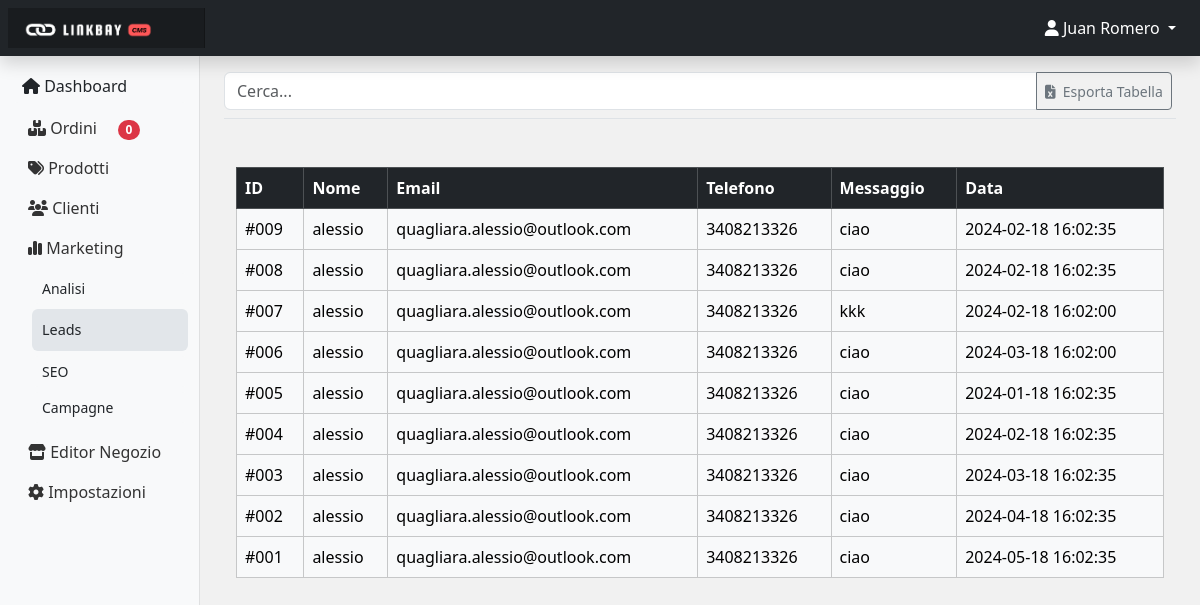
Page /admin/ui/leads.php (signed in) on the committed database.
### tables this page shows
CREATE TABLE `leads` (
  `lead` int(11) NOT NULL,
  `nome` varchar(255) NOT NULL,
  `email` varchar(255) NOT NULL,
  `telefono` varchar(255) NOT NULL,
  `messaggio` text NOT NULL,
  `data_rec` datetime NOT NULL
);

### app.php (the view, shortened to what this page needs)
<?php
function listaLeads() {
    require '../../conn.php';
    $html = '<div class="container mt-5">';
    $html .= '<div class="table-responsive">';
    $html .= '<table class="table table-bordered table-hover" id="myTable">';
    $html .= '<thead class="table-dark">';
    $html .= '<tr>';
    $html .= '<th>ID</th>';
    $html .= '<th>Nome</th>';
    $html .= '<th>Email</th>';
    $html .= '<th>Telefono</th>';
    $html .= '<th>Messaggio</th>';
    $html .= '<th>Data</th>';
    $html .= '</tr>';
    $html .= '</thead>';
    $html .= '<tbody class="table-light">';
    $query = "SELECT * FROM leads ORDER BY lead DESC";
    $result = mysqli_query($conn, $query);
    while ($row = mysqli_fetch_assoc($result)) {
        $html .= "<tr style='cursor: pointer;' onclick='apriModifica(" . $row['lead'] . ")'>";
        $html .= "<td>#00" . htmlspecialchars($row['lead'], ENT_QUOTES) . "</td>";
        $html .= "<td>" . htmlspecialchars($row['nome'], ENT_QUOTES) . "</td>";
        $html .= "<td>" . htmlspecialchars($row['email'], ENT_QUOTES) . "</td>";
        $html .= "<td>" . htmlspecialchars($row['telefono'], ENT_QUOTES) . "</td>";
        $html .= "<td>" . htmlspecialchars($row['messaggio'], ENT_QUOTES) . "</td>";
        $html .= "<td>" . htmlspecialchars($row['data_rec'], ENT_QUOTES) . "</td>";
        $html .= "</tr>";
    }
    $html .= '</tbody>';
    $html .= '</table>';
    $html .= '</div>';
    $html .= '</div>';
    return $html;
}
?>

### admin/materials/dashboard.css (style rules this page uses)
body { font-size: .875rem; }

### rows in the picture
leads: lead "9", nome "alessio", email "quagliara.alessio@outlook.com", telefono "3408213326", messaggio "ciao", data_rec "2024-02-18 16:02:35"
leads: lead "8", nome "alessio", email "quagliara.alessio@outlook.com", telefono "3408213326", messaggio "ciao", data_rec "2024-02-18 16:02:35"
leads: lead "7", nome "alessio", email "quagliara.alessio@outlook.com", telefono "3408213326", messaggio "kkk", data_rec "2024-02-18 16:02:00"
leads: lead "6", nome "alessio", email "quagliara.alessio@outlook.com", telefono "3408213326", messaggio "ciao", data_rec "2024-03-18 16:02:00"
leads: lead "5", nome "alessio", email "quagliara.alessio@outlook.com", telefono "3408213326", messaggio "ciao", data_rec "2024-01-18 16:02:35"
leads: lead "4", nome "alessio", email "quagliara.alessio@outlook.com", telefono "3408213326", messaggio "ciao", data_rec "2024-02-18 16:02:35"
leads: lead "3", nome "alessio", email "quagliara.alessio@outlook.com", telefono "3408213326", messaggio "ciao", data_rec "2024-03-18 16:02:35"
leads: lead "2", nome "alessio", email "quagliara.alessio@outlook.com", telefono "3408213326", messaggio "ciao", data_rec "2024-04-18 16:02:35"
leads: lead "1", nome "alessio", email "quagliara.alessio@outlook.com", telefono "3408213326", messaggio "ciao", data_rec "2024-05-18 16:02:35"

### other values in the picture
$_SESSION['nome'] "Juan"
$_SESSION['cognome'] "Romero"
$conteggiOrdini['totali'] "0"
